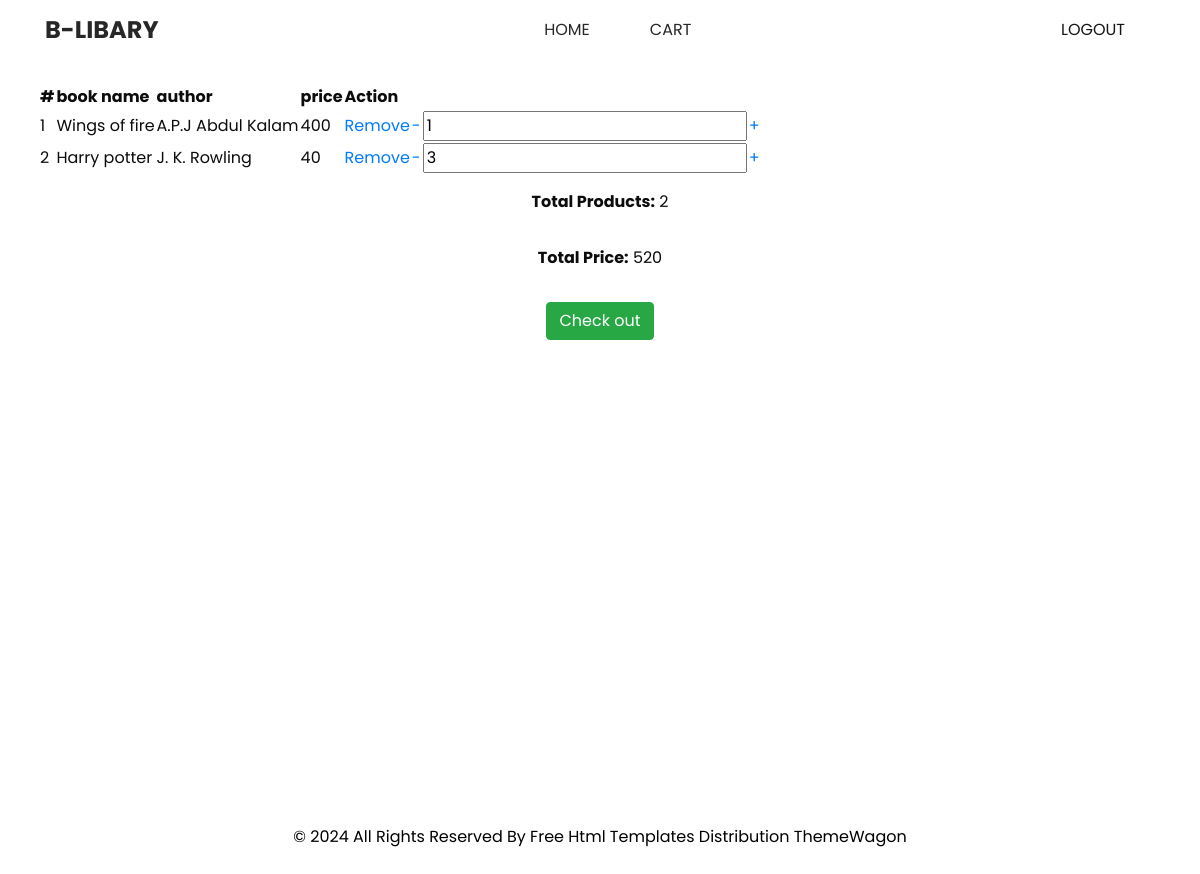
/view_cart/ (signed in), run on an earlier commit of the app's database.
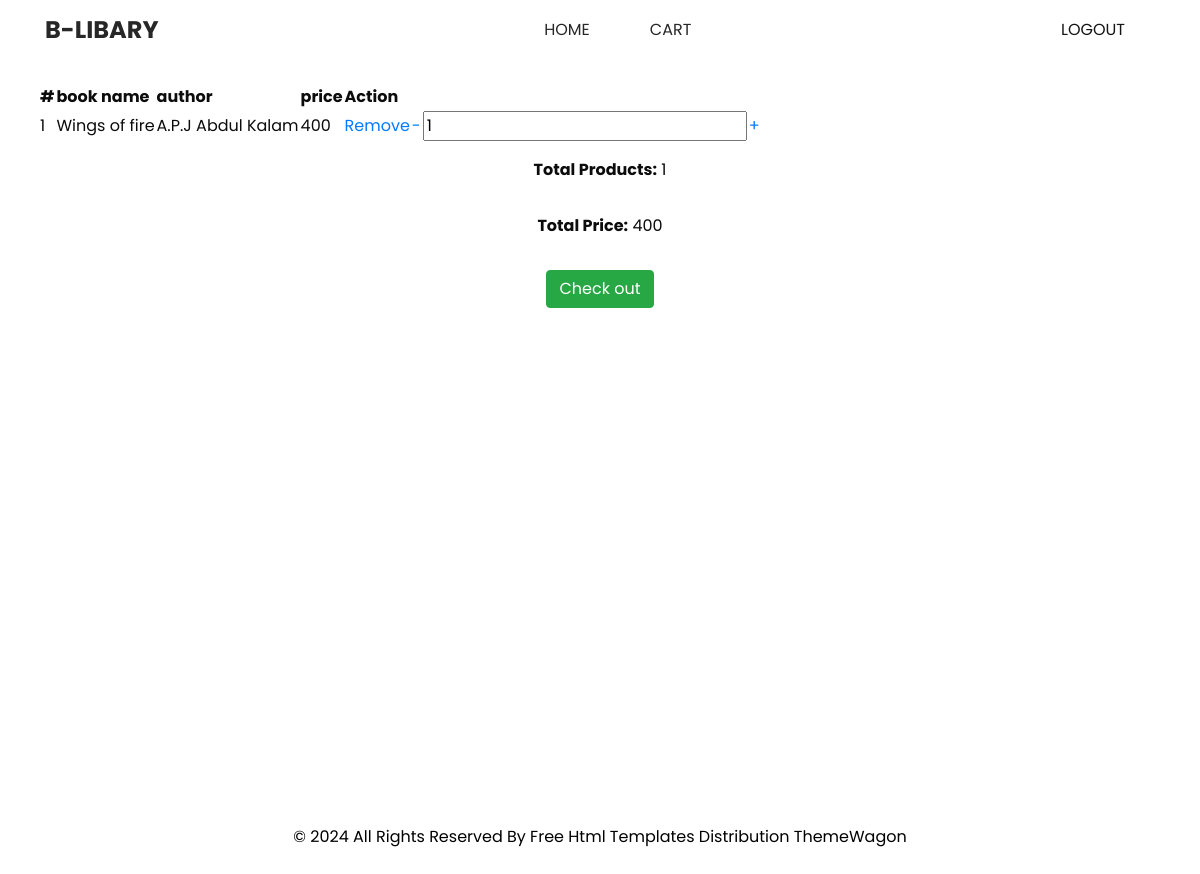
And on a later commit of the database.
### userapp/models.py (models this page shows)
class CartItem(models.Model):
          cart = models.ForeignKey(Cart,on_delete=models.CASCADE)
          book = models.ForeignKey(Book,on_delete=models.CASCADE)
          quantity = models.PositiveIntegerField(default=1)

### bookapp/models.py (models this page shows, shortened)
class Book(models.Model):
    id = models.AutoField(primary_key=True)
    title=models.CharField(max_length=200)
    price=models.IntegerField()
    quantity=models.IntegerField()
    image=models.ImageField(upload_to='book_media')
    author = models.ForeignKey(Author,on_delete=models.CASCADE,null=True)

class Author(models.Model):
    name = models.CharField(max_length=200)
    def __str__(self):
        return '{}'.format(self.name)

### userapp/views.py (the view)
# urls.py: path("view_cart/",views.view_cart,name='viewcart'),
def view_cart(request):
    if 'username' in request.session:
        user = userTable.objects.get(username=request.session['username'])
        cart, created = Cart.objects.get_or_create(user=user)
        cart_items = cart.cartitem_set.all()
        total_price = sum(item.book.price * item.quantity for item in cart_items)
        total_items = cart_items.count()
        context = {'cart_items': cart_items, 'total_price': total_price, 'total_items': total_items}
        return render(request, 'user/cart.html', context)
    else:
        return redirect('login')

### templates/user/cart.html (shortened to what this page needs)
{% extends 'user/index.html' %}
{% load static %}
{% block content %}
{% if not cart_items%}
<p>Your cart is empty</p>
{%else%}
<table>
          <tr>
                    <th>#</th>
                    <th>book name</th>
                    <th>author</th>
                    <th>price</th>
                    <th>Action</th>
          </tr>
          {% for item in cart_items  %}
          <tr>
                    <td>{{ forloop.counter }}</td>
                    <td>{{ item.book.title }}</td>
                    <td>{{ item.book.author }}</td>
                    <td>{{ item.book.price }}</td>
                    <td><a href="{% url 'remove_cart' item.id %}">Remove</a></td>
                    {% if item.quantity <= item.book.quantity %}
                              <td><a href="{% url 'decrease_quantity' item.id %}">-</a></td>
                              <td><input type="number" name="quantity" value="{{ item.quantity }}"></td>
                              <td><a href="{% url 'increase_quantity' item.id %}">+</a></td>
                    {% endif %}
          </tr>
          {% endfor %}
</table>
{% endif %}
<form action="{% url 'create-checkout-session' %}" method="post">
          <div class="container px-4 text-center">
                    <div class="row gx-5">
                              <div class="col">
                                        <div class="p-3">
                                              <b>Total Products:</b> {{ total_items }}
                                        </div>
                                        <div class="p-3">
                                                  <b>Total Price:</b> {{ total_price }}
                                        </div>
                                        <div class="p-3">
                                                  <button id="checkout-button" type="submit" class="btn btn-success">Check out</button>
                                        </div>
                              </div>
                    </div>
          </div>
</form>
{% endblock %}

What changed in the data, as far as the page shows it:
removed CartItem: book "Harry potter", book.author "J. K. Rowling", book.price "40", quantity "3"
Also different on the page:
{{ total_items }}: "2" → "1"
{{ total_price }}: "520" → "400"
